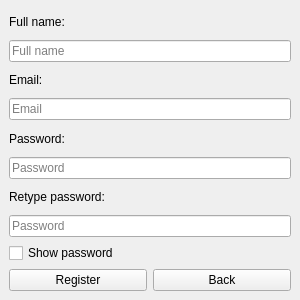
<?xml version="1.0" encoding="UTF-8"?>
<ui version="4.0">
 <class>RegisterForm</class>
 <widget class="QMainWindow" name="RegisterForm">
  <property name="geometry">
   <rect>
    <x>0</x>
    <y>0</y>
    <width>300</width>
    <height>300</height>
   </rect>
  </property>
  <property name="minimumSize">
   <size>
    <width>300</width>
    <height>300</height>
   </size>
  </property>
  <property name="maximumSize">
   <size>
    <width>300</width>
    <height>300</height>
   </size>
  </property>
  <property name="windowTitle">
   <string>Register</string>
  </property>
  <widget class="QWidget" name="centralwidget">
   <layout class="QVBoxLayout" name="verticalLayout">
    <item>
     <widget class="QLabel" name="label">
      <property name="text">
       <string>Full name:</string>
      </property>
     </widget>
    </item>
    <item>
     <widget class="QLineEdit" name="nameField">
      <property name="placeholderText">
       <string>Full name</string>
      </property>
     </widget>
    </item>
    <item>
     <widget class="QLabel" name="label_2">
      <property name="text">
       <string>Email:</string>
      </property>
     </widget>
    </item>
    <item>
     <widget class="QLineEdit" name="emailField">
      <property name="placeholderText">
       <string>Email</string>
      </property>
     </widget>
    </item>
    <item>
     <widget class="QLabel" name="label_3">
      <property name="text">
       <string>Password:</string>
      </property>
     </widget>
    </item>
    <item>
     <widget class="QLineEdit" name="passwordField">
      <property name="echoMode">
       <enum>QLineEdit::Password</enum>
      </property>
      <property name="placeholderText">
       <string>Password</string>
      </property>
     </widget>
    </item>
    <item>
     <widget class="QLabel" name="label_4">
      <property name="text">
       <string>Retype password:</string>
      </property>
     </widget>
    </item>
    <item>
     <widget class="QLineEdit" name="passwordCheckField">
      <property name="echoMode">
       <enum>QLineEdit::Password</enum>
      </property>
      <property name="placeholderText">
       <string>Password</string>
      </property>
     </widget>
    </item>
    <item>
     <widget class="QCheckBox" name="showPasswordCheckBox">
      <property name="layoutDirection">
       <enum>Qt::LeftToRight</enum>
      </property>
      <property name="text">
       <string>Show password</string>
      </property>
     </widget>
    </item>
    <item>
     <layout class="QHBoxLayout" name="horizontalLayout">
      <item>
       <widget class="QPushButton" name="submitButton">
        <property name="text">
         <string>Register</string>
        </property>
       </widget>
      </item>
      <item>
       <widget class="QPushButton" name="goBackButton">
        <property name="text">
         <string>Back</string>
        </property>
       </widget>
      </item>
     </layout>
    </item>
   </layout>
  </widget>
 </widget>
 <resources/>
 <connections/>
</ui>
